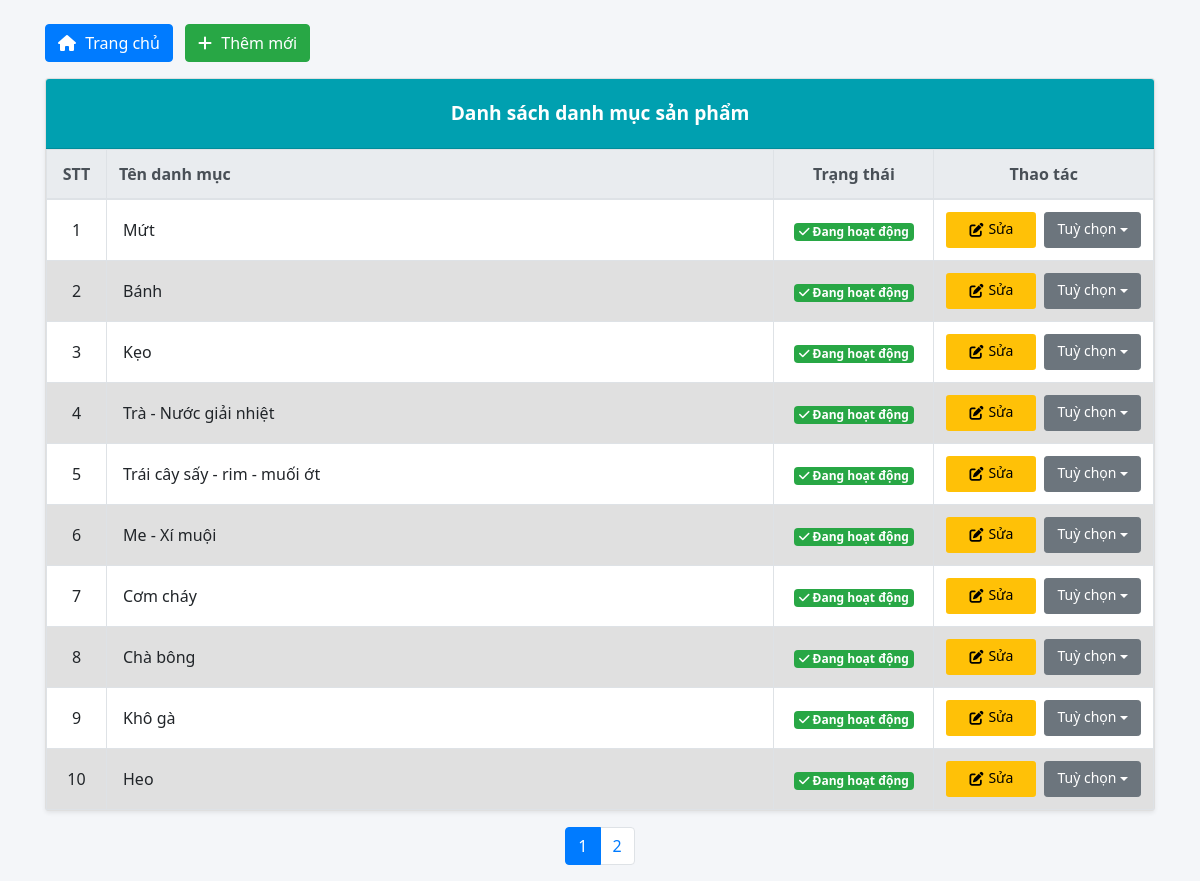
Screenshot of /admin/pages/category_product_manage/list_category_product.php with the database file from the repository.
### tables this page shows
CREATE TABLE `category` (
  `category_ID` int(11) NOT NULL,
  `category_name` varchar(100) DEFAULT NULL,
  `created_at` timestamp NOT NULL DEFAULT current_timestamp(),
  `updated_at` timestamp NOT NULL DEFAULT current_timestamp() ON UPDATE current_timestamp(),
  `is_deleted` tinyint(1) DEFAULT 0
);

### database/dbhelper.php (called while the page is built, shortened)
<?php
function getConnection() {
    $conn = mysqli_connect(HOST, USERNAME, PASSWORD, DATABASE);
    mysqli_set_charset($conn, 'utf8mb4');
    return $conn;
}
function executeResult($sql, $params = []) {
    $conn = getConnection();
    $data = [];
    if (empty($params)) {
        $result = mysqli_query($conn, $sql);
        if ($result) {
            while ($row = mysqli_fetch_array($result, 1)) {
                $data[] = $row;
            }
        } else {
            error_log("SQL Error (executeResult no params): " . mysqli_error($conn) . " | SQL: " . $sql);
        }
    }
    return $data;
}
function executeSingleResult($sql, $params = []) {
    $conn = getConnection();
    $row = null;
    if (empty($params)) {
        $result = mysqli_query($conn, $sql);
        if ($result) {
            $row = mysqli_fetch_array($result, 1);
        } else {
            error_log("SQL Error (executeSingleResult no params): " . mysqli_error($conn) . " | SQL: " . $sql);
        }
    }
    return $row;
}
?>

### admin/pages/category_product_manage/list_category_product.php (the view, shortened to what this page needs)
<?php
require_once('../../../database/dbhelper.php');
$page = isset($_GET['page']) && $_GET['page'] > 0 ? intval($_GET['page']) : 1;
$limit = 10;
$start = ($page - 1) * $limit;
$countSql = "SELECT COUNT(*) AS total FROM Category WHERE is_deleted = 0";
$result = executeSingleResult($countSql);
$total = $result['total'] ?? 0;
$totalPages = ceil($total / $limit);
$sql = "SELECT * FROM Category WHERE is_deleted = 0 ORDER BY created_at DESC LIMIT $start, $limit";
$categoryList = executeResult($sql);
?>
<!DOCTYPE html>
<html lang="vi">
<head>
    <link rel="stylesheet" href="https://maxcdn.bootstrapcdn.com/bootstrap/4.4.1/css/bootstrap.min.css">
    <link rel="stylesheet" href="https://cdnjs.cloudflare.com/ajax/libs/font-awesome/6.5.0/css/all.min.css">
    <link rel="stylesheet" href="https://cdn.jsdelivr.net/npm/sweetalert2@11/dist/sweetalert2.min.css">
</head>
<body>
<div class="container mt-4">
    <div class="d-flex justify-content-between align-items-center mb-3">
        <div>
            <a href="../index.php" class="btn btn-primary">
                <i class="fas fa-home"></i> Trang chủ
            </a>
            <a href="add.php" class="btn btn-success ml-2">
                <i class="fas fa-plus"></i> Thêm mới
            </a>
        </div>
    </div>
    <div class="card shadow-sm">
        <div class="card-header">
            Danh sách danh mục sản phẩm
        </div>
        <div class="card-body p-0">
            <table class="table table-bordered table-hover table-striped m-0 text-center">
                <thead class="thead-light">
                    <tr>
                        <th style="width: 60px;">STT</th>
                        <th class="text-left">Tên danh mục</th>
                        <th style="width: 160px;">Trạng thái</th>
                        <th style="width: 180px;">Thao tác</th>
                    </tr>
                </thead>
                <tbody>
                <?php
                $index = $start + 1;
                if (empty($categoryList)) {
                    echo '<tr><td colspan="4" class="text-danger py-4">Không có danh mục nào.</td></tr>';
                } else {
                    foreach ($categoryList as $item) {
                        $isDeleted = $item['is_deleted'] == 1;
                        $badge = $isDeleted
                            ? '<span class="badge badge-secondary"><i class="fas fa-ban"></i> Đã vô hiệu hóa</span>'
                            : '<span class="badge badge-success"><i class="fas fa-check"></i> Đang hoạt động</span>';
                        ?>
                        <tr>
                            <td><?= $index++ ?></td>
                            <td class="text-left pl-3 <?= $isDeleted ? 'inactive-cell' : '' ?>"><?= htmlspecialchars($item['category_name']) ?></td>
                            <td class="<?= $isDeleted ? 'inactive-cell' : '' ?>"><?= $badge ?></td>
                            <td>
                                <div class="d-flex justify-content-center gap-1">
                                    <a href="add.php?category_ID=<?= htmlspecialchars($item['category_ID']) ?>" class="btn btn-edit btn-sm">
                                        <i class="fas fa-edit"></i> Sửa
                                    </a>
                                    <div class="dropdown position-static">
                                        <button class="btn btn-sm btn-secondary dropdown-toggle" type="button" data-toggle="dropdown">
                                            Tuỳ chọn
                                        </button>
                                    </div>
                                </div>
                            </td>
                        </tr>
                    <?php }
                } ?>
                </tbody>
            </table>
        </div>
    </div>
    <div class="mt-3">
        <ul class="pagination justify-content-center">
            <?php
            for ($i = 1; $i <= $totalPages; $i++) {
                $query = $_GET;
                $query['page'] = $i;
                $link = '?' . http_build_query($query);
                echo '<li class="page-item ' . ($i == $page ? 'active' : '') . '">
                          <a class="page-link" href="' . htmlspecialchars($link) . '">' . $i . '</a>
                      </li>';
            }
            ?>
        </ul>
    </div>
</div>
</body>
</html>

### admin/pages/category_product_manage/list_category_product.php (style rules this page uses)
body { background-color: #f4f6f9; font-family: 'Segoe UI', sans-serif; }
.card-header { background-color: #00a0b0; color: white; text-align: center; font-size: 1.2rem; font-weight: bold; padding: 20px; }
.btn i { margin-right: 5px; }
.btn-edit { background-color: #ffc107; color: #000; }
.table td { vertical-align: middle !important; }
.table th { background-color: #e9ecef; }
.table-striped tbody tr:nth-child(odd) { background-color: #ffffff; }
.table-striped tbody tr:nth-child(even) { background-color: #e0e0e0; }
.gap-1 > * { margin-right: 0.25rem; }
.gap-1 > *:last-child { margin-right: 0; }
.d-flex.justify-content-center.gap-1 { gap: 4px; }
.btn-edit.btn-sm, .btn-secondary.btn-sm.dropdown-toggle { padding: 6px 12px; font-size: 14px; height: 36px; min-width: 90px; line-height: 1.2; display: inline-flex; align-items: center; justify-content: center; }

### rows the page displays
category: category_name "Mứt", is_deleted 0 (drawn)
category: category_name "Bánh", is_deleted 0 (drawn)
category: category_name "Kẹo", is_deleted 0 (drawn)
category: category_name "Trà - Nước giải nhiệt", is_deleted 0 (drawn)
category: category_name "Trái cây sấy - rim - muối ớt", is_deleted 0 (drawn)
category: category_name "Me - Xí muội", is_deleted 0 (drawn)
category: category_name "Cơm cháy", is_deleted 0 (drawn)
category: category_name "Chà bông", is_deleted 0 (drawn)
category: category_name "Khô gà", is_deleted 0 (drawn)
category: category_name "Heo", is_deleted 0 (drawn)
